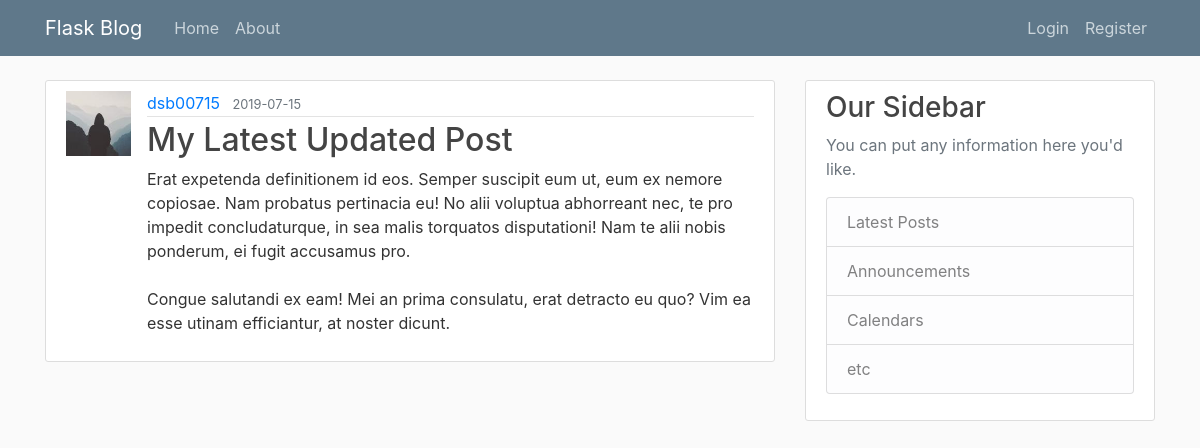
The app's page /post/27, older data.
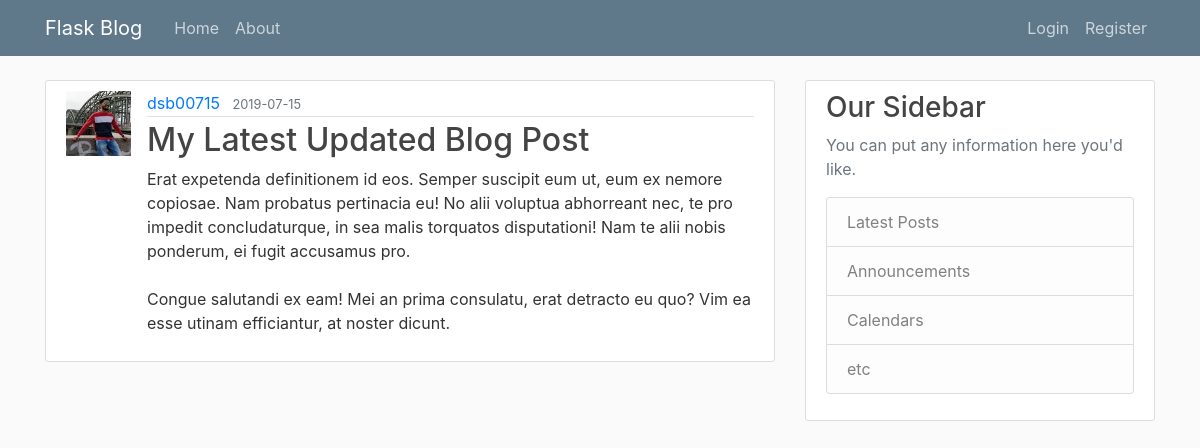
The same page, newer data.
### app/models.py (models this page shows, shortened)
class User(_db.Model, UserMixin):
    id = _db.Column(_db.Integer, primary_key=True)
    username = _db.Column(_db.String(20), unique=True, nullable=False)
    email = _db.Column(_db.String(120), unique=True, nullable=False)
    image_file = _db.Column(_db.String(20), default='default.jpg')
    password = _db.Column(_db.String(60), nullable=False)
    posts = _db.relationship('Post', backref='author', lazy=True)

class Post(_db.Model):
    id = _db.Column(_db.Integer, primary_key=True)
    title = _db.Column(_db.String(100), nullable=False)
    date_posted = _db.Column(_db.DateTime, nullable=False, default=datetime.utcnow)
    content = _db.Column(_db.Text, nullable=False)
    user_id = _db.Column(_db.Integer, _db.ForeignKey('user.id'), nullable=False)

### app/Posts/routes.py (the view)
@posts.route('/post/<int:post_id>')
def post(post_id):
    _post = Post.query.get_or_404(post_id)
    return render_template('post.html', title=_post.title, post=_post)

### app/templates/post.html (shortened to what this page needs)
<!DOCTYPE html>
{% extends "layout.html" %}
{% block content %}
    <article class="media content-section">
        <img class="rounder-circle article-img"
             src="{{ url_for('static', filename='profile_pics/' + post.author.image_file) }}" alt="">
        <div class="media-body">
            <div class="article-metadata">
                <a class="mr-2" href="{{ url_for('users.user_post', username=post.author.username) }}">{{ post.author.username }}</a>
                <small class="text-muted">{{ post.date_posted.strftime('%Y-%m-%d') }}</small>
            </div>
            <h2 class="article-title">{{ post.title }}</h2>
            <p class="article-content">{{ post.content }}</p>
        </div>
    </article>
{% endblock content %}

Row changes from the older to the newer data that the page shows:
changed User "dsb00715": image_file: a different picture
changed Post: title "My Latest Updated Post" → "My Latest Updated Blog Post"
